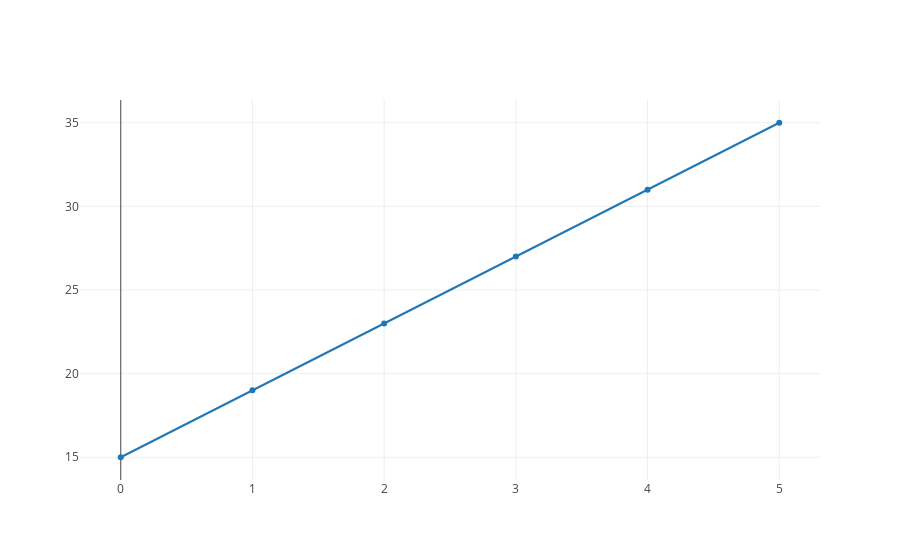

Notebook cell for this chart:
### Markdown cell above
We can plot the function by calculating outputs at a range of x values.  Note that we use our `output_at` function to calculate the output at each individual x value.

### Code cell
import plotly
from plotly.offline import iplot, init_notebook_mode
init_notebook_mode(connected=True)

# from graph import plot, trace_values, build_layout ---> see above

x_values = list(range(0, 6))
#layout = build_layout(y_axis = {'range': [0, 35]})

four_x_plus_fifteen_values = list(map(lambda x: output_at(four_x_plus_fifteen, x), x_values))
four_x_plus_fifteen_trace = trace_values(x_values, four_x_plus_fifteen_values, mode = 'lines+markers')
plot([four_x_plus_fifteen_trace])

### Figure 1 — Plotly figure (JSON) as saved in the notebook; plotly's stock layout.template omitted (floating-point values rounded to 4 significant figures)
{"data": [{"mode": "lines+markers", "name": "data", "text": [], "type": "scatter", "uid": "bfe36a38-b592-11e8-84a4-086d41e3715a", "x": [0, 1, 2, 3, 4, 5], "y": [15, 19, 23, 27, 31, 35]}], "layout": {}}
